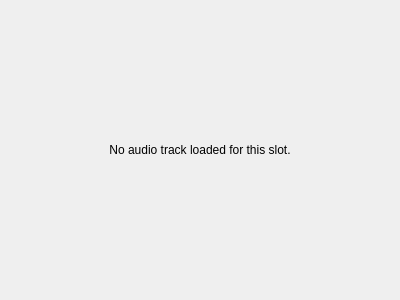
<?xml version="1.0" encoding="UTF-8"?>
<ui version="4.0">
 <class>Slots::Internal::SlotWidget</class>
 <widget class="QWidget" name="Slots::Internal::SlotWidget">
  <property name="geometry">
   <rect>
    <x>0</x>
    <y>0</y>
    <width>400</width>
    <height>300</height>
   </rect>
  </property>
  <property name="windowTitle">
   <string>Form</string>
  </property>
  <layout class="QVBoxLayout" name="verticalLayout_2">
   <property name="spacing">
    <number>0</number>
   </property>
   <property name="leftMargin">
    <number>0</number>
   </property>
   <property name="topMargin">
    <number>0</number>
   </property>
   <property name="rightMargin">
    <number>0</number>
   </property>
   <property name="bottomMargin">
    <number>0</number>
   </property>
   <item>
    <widget class="QStackedWidget" name="stackedWidget">
     <widget class="QWidget" name="emptyPage">
      <layout class="QHBoxLayout" name="horizontalLayout_2">
       <item>
        <widget class="QLabel" name="emptyLabel">
         <property name="text">
          <string>No audio track loaded for this slot.</string>
         </property>
         <property name="alignment">
          <set>Qt::AlignCenter</set>
         </property>
         <property name="wordWrap">
          <bool>true</bool>
         </property>
        </widget>
       </item>
      </layout>
     </widget>
     <widget class="QWidget" name="playerPage">
      <layout class="QHBoxLayout" name="playerLayout">
       <property name="spacing">
        <number>0</number>
       </property>
       <property name="leftMargin">
        <number>0</number>
       </property>
       <property name="topMargin">
        <number>0</number>
       </property>
       <property name="rightMargin">
        <number>0</number>
       </property>
       <property name="bottomMargin">
        <number>0</number>
       </property>
       <item>
        <layout class="QVBoxLayout" name="playDataLayout" stretch="0,1">
         <item>
          <layout class="QHBoxLayout" name="playerTopLayout">
           <item>
            <widget class="QLabel" name="slotNumberLabel">
             <property name="text">
              <string notr="true">1</string>
             </property>
             <property name="alignment">
              <set>Qt::AlignCenter</set>
             </property>
            </widget>
           </item>
           <item>
            <spacer name="horizontalSpacer">
             <property name="orientation">
              <enum>Qt::Horizontal</enum>
             </property>
             <property name="sizeHint" stdset="0">
              <size>
               <width>40</width>
               <height>20</height>
              </size>
             </property>
            </spacer>
           </item>
           <item>
            <widget class="QLabel" name="timeLabel">
             <property name="text">
              <string>0:00.0</string>
             </property>
            </widget>
           </item>
          </layout>
         </item>
         <item>
          <widget class="QLabel" name="titleLabel">
           <property name="font">
            <font>
             <weight>75</weight>
             <bold>true</bold>
            </font>
           </property>
           <property name="text">
            <string notr="true"/>
           </property>
           <property name="alignment">
            <set>Qt::AlignCenter</set>
           </property>
           <property name="wordWrap">
            <bool>true</bool>
           </property>
          </widget>
         </item>
        </layout>
       </item>
       <item>
        <widget class="QProgressBar" name="progressBar">
         <property name="minimumSize">
          <size>
           <width>10</width>
           <height>0</height>
          </size>
         </property>
         <property name="maximumSize">
          <size>
           <width>10</width>
           <height>16777215</height>
          </size>
         </property>
         <property name="textVisible">
          <bool>false</bool>
         </property>
         <property name="orientation">
          <enum>Qt::Vertical</enum>
         </property>
        </widget>
       </item>
      </layout>
     </widget>
    </widget>
   </item>
  </layout>
 </widget>
 <resources/>
 <connections/>
</ui>
